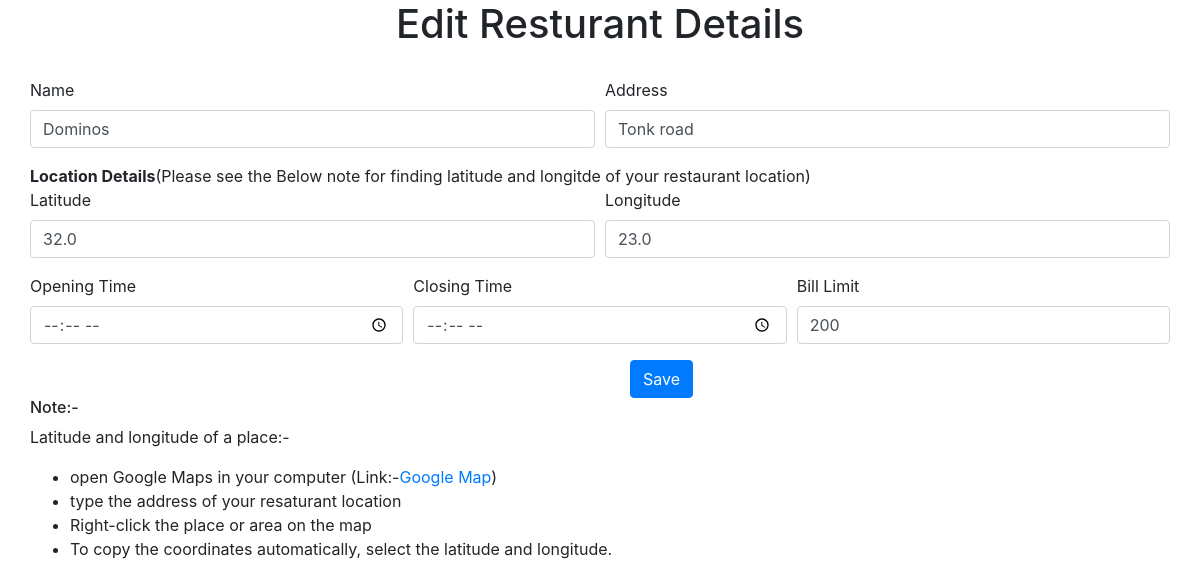
Screenshot of /restaurant/dashboard/resturant_details/2 with the database file from the repository.
### restaurant/models.py (models this page shows, shortened)
class Resturant(models.Model):
  owner=ForeignKey(Owner,on_delete = models.CASCADE)
  name=models.CharField(max_length=20)
  address=models.CharField(max_length=200)
  latitude=models.FloatField()
  longitude=models.FloatField()
  opening_time=models.TimeField()
  closing_time=models.TimeField()
  bill_limit=models.IntegerField()

### restaurant/views.py (the view, shortened to what this page needs)
# urls.py: path('dashboard/resturant_details/<int:id>',views.resturant_details,name="resturant_details"),
def resturant_details(request,id):
  owner=Owner.objects.get(id=id)
  resturant=Resturant.objects.get(id=id)
  return render(request,'resturant_details.html',{
    'resturant':resturant
  })

### restaurant/templates/resturant_details.html (shortened to what this page needs)
<!DOCTYPE html>
<html lang="en">
<head>
  <link rel="stylesheet" href="https://stackpath.bootstrapcdn.com/bootstrap/4.3.1/css/bootstrap.min.css">
</head>
<body>
  <h1 style="text-align: center;">Edit Resturant Details</h1>
  <form method="POST" style="margin:30px">
    <div class="form-row">
      <div class="form-group col-md-6">
        <label for="name">Name</label>
        <input type="text" class="form-control" id="name" value="{{resturant.name}}" name="name">
      </div>
      <div class="form-group col-md-6">
        <label for="address">Address</label>
        <input type="text" class="form-control" id="address" value="{{resturant.address}}" name="address">
      </div>
    </div>
    <div>
      <strong>Location Details</strong>(Please see the Below note for finding latitude and longitde of your restaurant location)
    </div>
    <div class="form-row">
      <div class="form-group col-md-6">
        <label for="latitude">Latitude</label>
        <input type="number"  step="any" class="form-control" id="latitude" value="{{resturant.latitude}}" name="latitude">
      </div>
      <div class="form-group col-md-6">
        <label for="longitude">Longitude</label>
        <input type="number" step="any" class="form-control" id="longitude" value="{{resturant.longitude}}" name="longitude">
      </div>
    </div>
    <div class="form-row">
      <div class="form-group col-md-4">
        <label for="opening_time">Opening Time</label>
        <input type="time" class="form-control" id="opening_time" value="{{resturant.opening_time}}" name="opening_time">
      </div>
      <div class="form-group col-md-4">
        <label for="closing_time">Closing Time</label>
        <input type="time" class="form-control" id="closing_time" value="{{resturant.closing_time}}"name="closing_time">
      </div>
      <div class="form-group col-md-4">
        <label for="bill_limit">Bill Limit</label>
        <input type="number" class="form-control" id="bill_limit" value="{{resturant.bill_limit}}"name="bill_limit">
      </div>
    </div>
    <button type="submit" class="btn btn-primary" style="margin-left: 600px;">Save</button>
    <div>
      <h6>Note:-</h6>
      <p>Latitude and longitude of a place:-</p>
      <ul>
        <li>open Google Maps in your computer (Link:-<a target="_blank"href="https://www.google.com/maps">Google Map</a>)</li>
        <li>type the address of your resaturant location</li>
        <li>Right-click the place or area on the map</li>
        <li>To copy the coordinates automatically, select the latitude and longitude.</li>
      </ul>
    </div>
  </form>
</body>
</html>

### rows the page displays
Resturant: name "Dominos", address "Tonk road", latitude "32.0", longitude "23.0", bill_limit "200"
